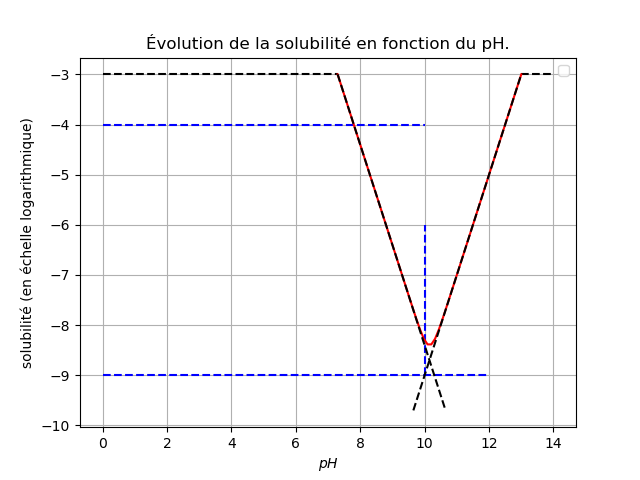

The Python source for this figure:
#! /usr/bin/env python3


from math import log10
import matplotlib.pyplot as plt
import numpy

pke = 14          # sans unité
ke  = 10**(- pke) # sans unité

c       = 1e-3 # en mole par litre
cp      = 1e-4 # en mole par litre
cpp     = 1e-9 # en mole par litre
ph_test = 10

ph_a = 7.3  # sans unité
ph_b = 13.0 # sans unité

pks = - log10(c) + 2 * pke - 2 * ph_a # sans unité
ks  = 10**(- pks)                     # sans unité

pk = - log10(c) - 2 * pke + 2 * ph_b # sans unité
k  = 10**(- pk)                      # sans unité

pbeta = pk - pks # sans unité

ph_asymp_a = ( ( pbeta - 2 ) / 4 ) + pke # sans unité
ph_asymp_b = ( ( pbeta + 2 ) / 4 ) + pke # sans unité

def s(ph: float) -> float:
    return ( ks / ke**2 ) * 10**(- 2 * ph) + ( ke**2 * k ) * 10**(2 * ph)

def s_asymp_a(ph: float) -> float:
    return - 2 * ph - pks + 2 * pke

def s_asymp_b(ph: float) -> float:
    return 2 * ph - 2 * pke - pk

def show() -> None:
    ph_list = numpy.linspace(ph_a, ph_b)

    ph_list_asymp_a = numpy.linspace(ph_a, ph_asymp_a + 1)
    ph_list_asymp_b = numpy.linspace(ph_asymp_b - 1, ph_b)

    plt.figure("Évolution de la solubilité en fonction du pH.")
    plt.title("Évolution de la solubilité en fonction du pH.")
    plt.xlabel(r"$ pH $")
    plt.ylabel("solubilité (en échelle logarithmique)")
    plt.grid()
    plt.legend()

    plt.hlines(log10(c), 0, ph_a, color = "k", linestyle = "--")
    plt.hlines(log10(c), ph_b, 14, color = "k", linestyle = "--")

    plt.plot(
        ph_list, numpy.log10(numpy.vectorize(s)(ph_list)),
        "r",
        label = r"$ \log(s) $"
    )

    # Question 8
    plt.hlines(log10(cp), 0, 10, color = "b", linestyle = "--")
    plt.hlines(log10(cpp), 0, 12, color = "b", linestyle = "--")
    plt.vlines(ph_test, -9, -6, color = "b", linestyle = "--")

    # Asymptotes
    plt.plot(ph_list_asymp_a, numpy.vectorize(s_asymp_a)(ph_list_asymp_a), "--k")
    plt.plot(ph_list_asymp_b, numpy.vectorize(s_asymp_b)(ph_list_asymp_b), "--k")

    plt.show()

show()
